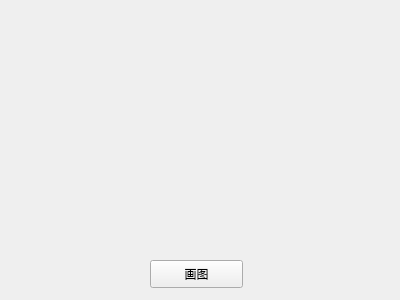
<?xml version="1.0" encoding="UTF-8"?>
<ui version="4.0">
 <class>Widget</class>
 <widget class="QWidget" name="Widget">
  <property name="geometry">
   <rect>
    <x>0</x>
    <y>0</y>
    <width>400</width>
    <height>300</height>
   </rect>
  </property>
  <property name="windowTitle">
   <string>Widget</string>
  </property>
  <widget class="QPushButton" name="pushButton">
   <property name="geometry">
    <rect>
     <x>150</x>
     <y>260</y>
     <width>93</width>
     <height>28</height>
    </rect>
   </property>
   <property name="text">
    <string>画图</string>
   </property>
  </widget>
 </widget>
 <layoutdefault spacing="6" margin="11"/>
 <resources/>
 <connections/>
</ui>
